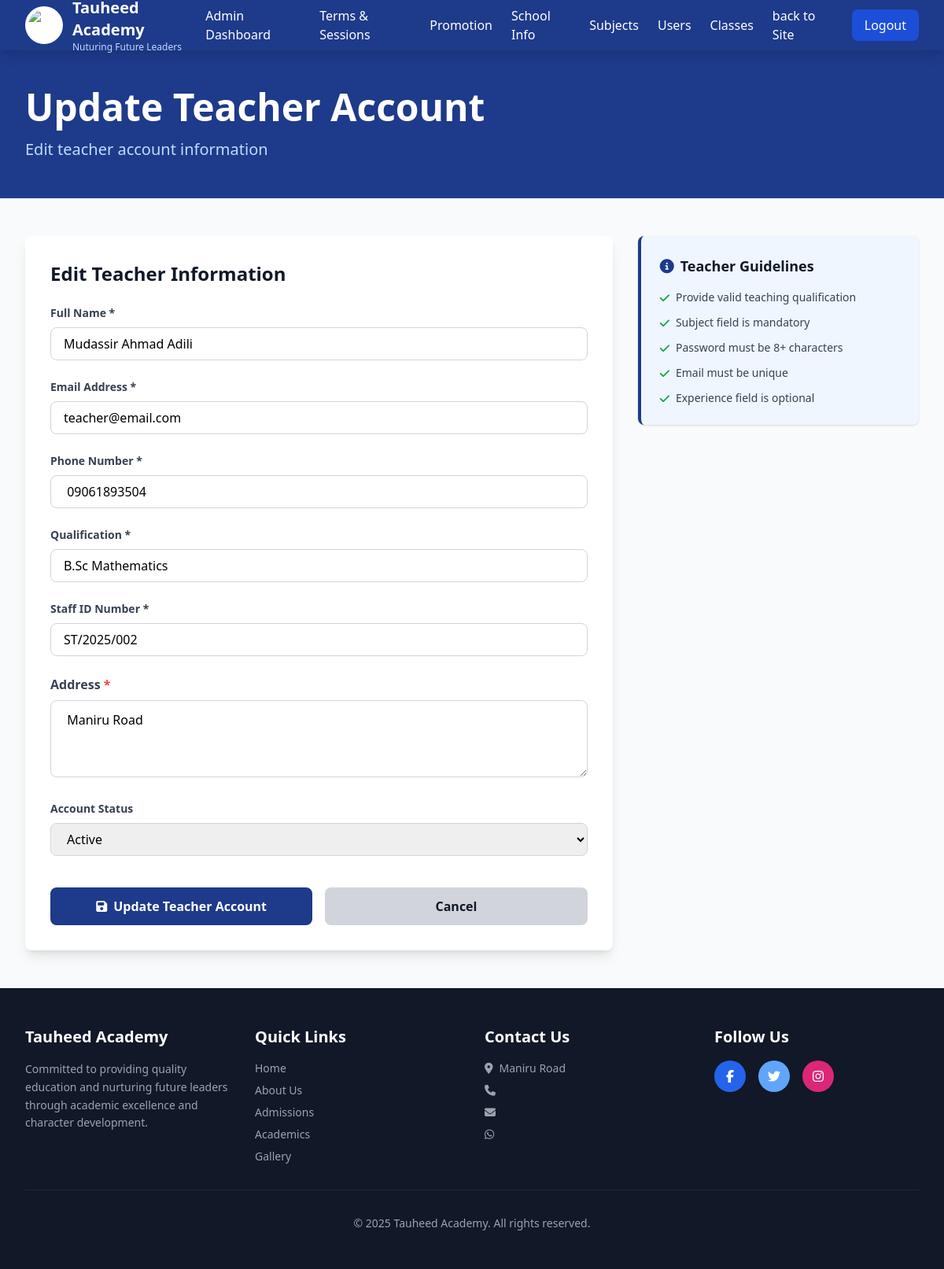
Before: /pages/admin/users-management/teacher-update.php?id=1 with the older database file.
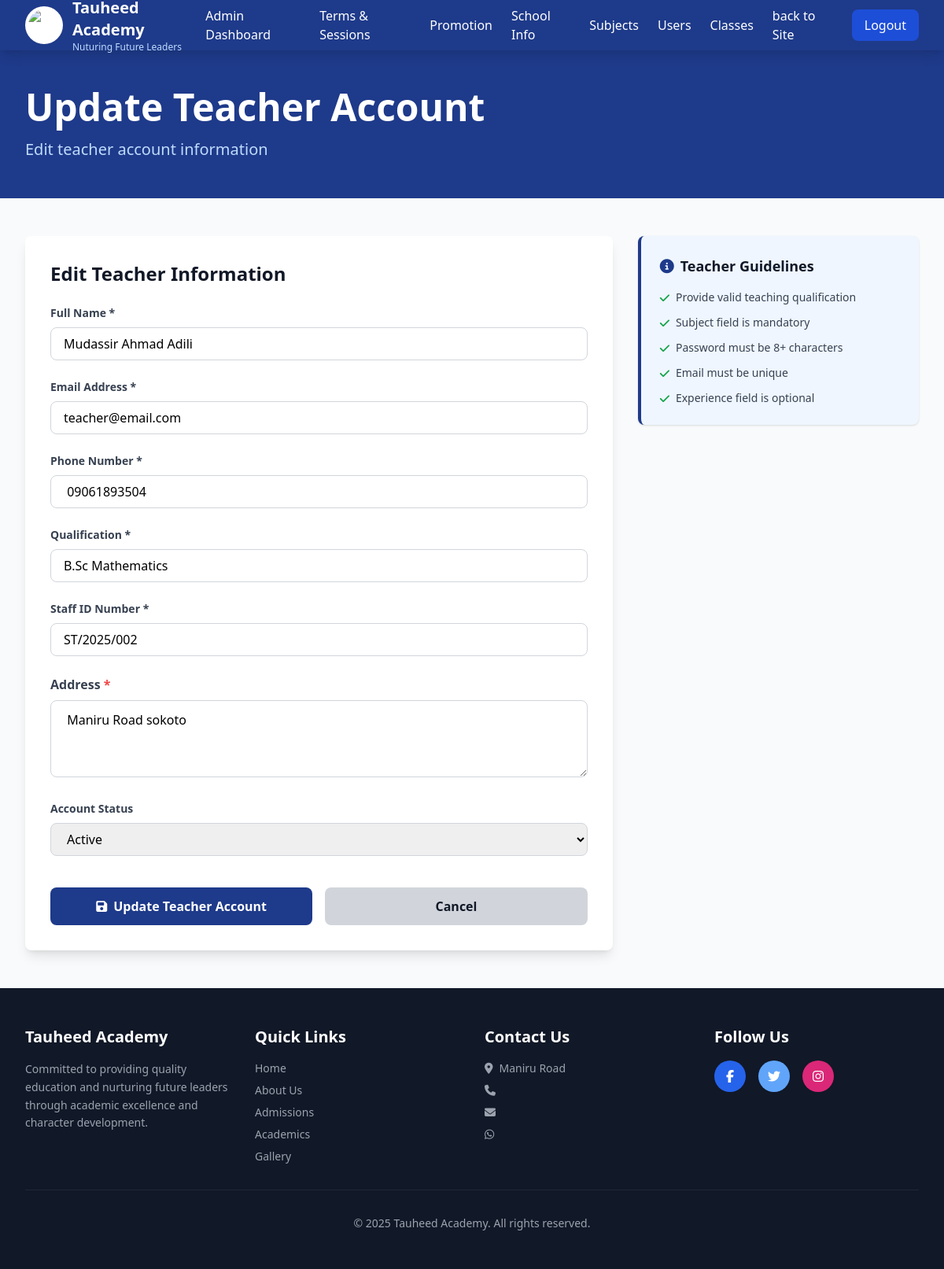
After: the same page with the newer database file.
### tables this page shows
CREATE TABLE `schools` (
  `id` int(11) NOT NULL,
  `name` varchar(150) NOT NULL,
  `motto` varchar(255) DEFAULT NULL,
  `address` varchar(255) DEFAULT NULL,
  `phone` varchar(20) DEFAULT NULL,
  `email` varchar(100) DEFAULT NULL,
  `whatsapp_number` varchar(20) DEFAULT NULL,
  `facebook` varchar(255) DEFAULT NULL,
  `twitter` varchar(255) DEFAULT NULL,
  `instagram` varchar(255) DEFAULT NULL,
  `logo_path` varchar(255) DEFAULT NULL,
  `created_at` timestamp NOT NULL DEFAULT current_timestamp(),
  `updated_at` timestamp NOT NULL DEFAULT current_timestamp() ON UPDATE current_timestamp()
);

CREATE TABLE `teachers` (
  `id` int(11) NOT NULL,
  `name` varchar(100) NOT NULL,
  `email` varchar(100) NOT NULL,
  `phone` varchar(20) DEFAULT NULL,
  `address` varchar(255) DEFAULT NULL,
  `qualification` varchar(150) DEFAULT NULL,
  `staff_no` varchar(50) DEFAULT NULL,
  `status` enum('active','inactive') DEFAULT 'active',
  `picture_path` varchar(255) DEFAULT NULL,
  `password` varchar(255) NOT NULL,
  `reset_token` varchar(50) DEFAULT NULL,
  `created_at` timestamp NOT NULL DEFAULT current_timestamp(),
  `updated_at` timestamp NOT NULL DEFAULT current_timestamp() ON UPDATE current_timestamp()
);

### routes/web.php (called while the page is built, shortened)
<?php
$baseUrl = BASE_URL;

### routes/functions.php (called while the page is built, shortened)
<?php
include(__DIR__ .  '/./web.php');
function route($name)
{
    global $routes;
    if (isset($routes[$name])) {
        return $routes[$name]['url'];
    }
    return '/tauheed-academy-project/';
}

### pages/admin/users-management/teacher-update.php (the view, shortened to what this page needs)
<?php
include(__DIR__ . '/../../../includes/header.php');
if (isset($_GET['id'])) {
    $id = $_GET['id'];
    $stmt = $conn->prepare('SELECT * FROM teachers WHERE id=?');
    $stmt->bind_param('i', $id);
    $stmt->execute();
    $result = $stmt->get_result();
    if ($result->num_rows > 0) {
        $teacher = $result->fetch_assoc();
    } else {
        header('Location: ' .  route('back'));
    }
} else {
    header('Location: ' .  route('back'));
}
?>
<body class="bg-gray-50">
    <?php include(__DIR__ . '/../includes/admins-section-nav.php') ?>
    <section class="bg-blue-900 text-white py-12">
        <div class="max-w-7xl mx-auto px-4 sm:px-6 lg:px-8">
            <h1 class="text-4xl md:text-5xl font-bold mb-4">Update Teacher Account</h1>
            <p class="text-xl text-blue-200">Edit teacher account information</p>
        </div>
    </section>
    <section class="py-12 bg-gray-50">
        <div class="max-w-7xl mx-auto px-4 sm:px-6 lg:px-8">
            <div class="grid md:grid-cols-3 gap-8">
                <div class="md:col-span-2">
                    <div class="bg-white rounded-lg shadow-lg p-8">
                        <h2 class="text-2xl font-bold text-gray-900 mb-6">Edit Teacher Information</h2>
                        <form id="updateTeacherForm" class="space-y-6" method="POST">
                            <div>
                                <label for="fullName" class="block text-sm font-semibold text-gray-700 mb-2">Full Name *</label>
                                <input type="text" id="fullName" name="fullName" class="w-full px-4 py-2 border border-gray-300 rounded-lg focus:outline-none focus:ring-2 focus:ring-blue-900" placeholder="Enter full name" value="<?= $teacher['name'] ?>">
                            </div>
                            <div>
                                <label for="email" class="block text-sm font-semibold text-gray-700 mb-2">Email Address *</label>
                                <input type="email" id="email" name="email" class="w-full px-4 py-2 border border-gray-300 rounded-lg focus:outline-none focus:ring-2 focus:ring-blue-900" placeholder="Enter email address" value="<?= $teacher['email'] ?>">
                            </div>
                            <div>
                                <label for="phone" class="block text-sm font-semibold text-gray-700 mb-2">Phone Number *</label>
                                <input type="tel" id="phone" name="phone" class="w-full px-4 py-2 border border-gray-300 rounded-lg focus:outline-none focus:ring-2 focus:ring-blue-900" placeholder="Enter phone number" value=" <?= $teacher['phone'] ?>">
                            </div>
                            <div>
                                <label for="qualification" class="block text-sm font-semibold text-gray-700 mb-2">Qualification *</label>
                                <input type="text" id="qualification" name="qualification" class="w-full px-4 py-2 border border-gray-300 rounded-lg focus:outline-none focus:ring-2 focus:ring-blue-900" placeholder="e.g., B.Sc Education, M.A" value="<?= $teacher['qualification'] ?>">
                            </div>
                            <div>
                                <label for="staffNumber" class="block text-sm font-semibold text-gray-700 mb-2">Staff ID Number *</label>
                                <input type="tel" id="staffNumber" name="staffNumber" class="w-full px-4 py-2 border border-gray-300 rounded-lg focus:outline-none focus:ring-2 focus:ring-purple-900" placeholder="Enter staff id number" value="<?= $teacher['staff_no'] ?>">
                            </div>
                            <div class="mb-6">
                                <label for="address" class="block text-gray-700 font-semibold mb-2">
                                    Address <span class="text-red-500">*</span>
                                </label>
                                <textarea id="address" name="address" rows="3" class="w-full px-4 py-3 border border-gray-300 rounded-lg focus:outline-none focus:ring-2 focus:ring-blue-900" placeholder="Enter staff address"> <?= $teacher['address'] ?></textarea>
                            </div>
                            <div>
                                <label for="status" class="block text-sm font-semibold text-gray-700 mb-2">Account Status</label>
                                <select id="status" name="status" class="w-full px-4 py-2 border border-gray-300 rounded-lg focus:outline-none focus:ring-2 focus:ring-blue-900">
                                    <option value="active" <?= $teacher['status'] === 'active' ? 'selected' : '' ?>>Active</option>
                                </select>
                            </div>
                            <div class="flex gap-4 pt-4">
                                <button type="submit" class="flex-1 bg-blue-900 text-white py-3 rounded-lg font-semibold hover:bg-blue-800 transition">
                                    <i class="fas fa-save mr-2"></i>Update Teacher Account
                                </button>
                                <a href="<?= route('back') ?>" class="flex-1 bg-gray-300 text-gray-900 py-3 rounded-lg font-semibold hover:bg-gray-400 transition text-center">
                                    Cancel
                                </a>
                            </div>
                        </form>
                    </div>
                </div>
                <div class="md:col-span-1">
                    <div class="bg-blue-50 rounded-lg shadow p-6 border-l-4 border-blue-900">
                        <h3 class="text-lg font-bold text-gray-900 mb-4">
                            <i class="fas fa-info-circle text-blue-900 mr-2"></i>Teacher Guidelines
                        </h3>
                        <ul class="space-y-3 text-sm text-gray-700">
                            <li class="flex gap-2">
                                <i class="fas fa-check text-green-600 mt-1"></i>
                                <span>Provide valid teaching qualification</span>
                            </li>
                            <li class="flex gap-2">
                                <i class="fas fa-check text-green-600 mt-1"></i>
                                <span>Subject field is mandatory</span>
                            </li>
                            <li class="flex gap-2">
                                <i class="fas fa-check text-green-600 mt-1"></i>
                                <span>Password must be 8+ characters</span>
                            </li>
                            <li class="flex gap-2">
                                <i class="fas fa-check text-green-600 mt-1"></i>
                                <span>Email must be unique</span>
                            </li>
                            <li class="flex gap-2">
                                <i class="fas fa-check text-green-600 mt-1"></i>
                                <span>Experience field is optional</span>
                            </li>
                        </ul>
                    </div>
                </div>
            </div>
        </div>
    </section>
    <?php include(__DIR__ . '/../../../includes/footer.php'); ?>
</body>
</html>

### includes/header.php (shortened to what this page needs)
<?php
include(__DIR__ .  '/../routes/functions.php');
$stmt = $conn->prepare('SELECT * FROM schools ORDER BY created_at ASC LIMIT 1');
$stmt->execute();
$result = $stmt->get_result();
$school = $result->fetch_assoc();
?>
<!DOCTYPE html>
<html lang="en">
<head>
    <script src="https://cdn.tailwindcss.com"></script>
    <link rel="stylesheet" href="https://cdnjs.cloudflare.com/ajax/libs/font-awesome/6.5.1/css/all.min.css">
    <link href="https://cdn.jsdelivr.net/npm/tom-select/dist/css/tom-select.css" rel="stylesheet">
</head>

### pages/admin/includes/admins-section-nav.php (shortened to what this page needs)
<nav class="bg-blue-900 text-white sticky top-0 z-50 shadow-lg">
    <div class="max-w-7xl mx-auto px-4 sm:px-6 lg:px-8">
        <div class="flex justify-between items-center h-16">
            <div class="flex items-center gap-3">
                <img src="/placeholder.svg?height=50&width=50" alt="School Logo" class="h-12 w-12 rounded-full bg-white p-1">
                <div>
                    <h1 class="text-xl font-bold"><?= $school['name'] ?? 'Tauheed Academy' ?></h1>
                    <p class="text-xs text-blue-200"><?= $school['motto']; ?></p>
                </div>
            </div>
            <div class="hidden md:flex items-center gap-6">
                <a href="<?= route('admin-section'); ?>" class="hover:text-blue-300 transition">Admin Dashboard</a>
                <a href="<?= route('term-session-management'); ?>" class="hover:text-blue-300 transition">Terms & Sessions</a>
                <a href="<?= route('promotion'); ?>" class="hover:text-blue-300 transition">Promotion</a>
                <a href="<?= route('school-info') ?>" class="hover:text-blue-300 transition">School Info</a>
                <a href="<?= route('subjects-management') ?>" class="hover:text-blue-300 transition">Subjects</a>
                <a href="<?= route('users-management') ?>" class="hover:text-blue-300 transition">Users</a>
                <a href="<?= route('class-arm-section-management') ?>" class="hover:text-blue-300 transition">Classes</a>
                <a href="<?= route('home') ?>" class="hover:text-blue-300 transition">back to Site</a>
                <a href="<?= route('logout') ?>"> <button class="bg-blue-700 hover:bg-blue-800 px-4 py-2 rounded-lg transition">Logout</button></a>
            </div>
        </div>
    </div>
</nav>

### includes/footer.php (shortened to what this page needs)
<footer class="bg-gray-900 text-white py-12">
    <div class="max-w-7xl mx-auto px-4 sm:px-6 lg:px-8">
        <div class="grid grid-cols-1 md:grid-cols-4 gap-8">
            <div>
                <h3 class="text-xl font-bold mb-4"><?= $school['name'] ?? 'Tauheed Academy' ?></h3>
                <p class="text-gray-400 text-sm leading-relaxed">
                    Committed to providing quality education and nurturing future leaders through academic excellence and character development.
                </p>
            </div>
            <div>
                <h3 class="text-xl font-bold mb-4">Quick Links</h3>
                <ul class="space-y-2 text-sm">
                    <li><a href="<?= route('home') ?>" class="text-gray-400 hover:text-white transition">Home</a></li>
                    <li><a href="pages/about.html" class="text-gray-400 hover:text-white transition">About Us</a></li>
                    <li><a href="pages/admissions.html" class="text-gray-400 hover:text-white transition">Admissions</a></li>
                    <li><a href="pages/academics.html" class="text-gray-400 hover:text-white transition">Academics</a></li>
                    <li><a href="pages/gallery.html" class="text-gray-400 hover:text-white transition">Gallery</a></li>
                </ul>
            </div>
            <div>
                <h3 class="text-xl font-bold mb-4">Contact Us</h3>
                <ul class="space-y-2 text-sm text-gray-400">
                    <li><i class="fas fa-map-marker-alt mr-2"></i><?= $school['address'] ?? '' ?></li>
                    <li><i class="fas fa-phone mr-2"></i><?= $school['phone'] ?? '' ?></li>
                    <li><i class="fas fa-envelope mr-2"></i><?= $school['email'] ?? '' ?></li>
                    <li><i class="fab fa-whatsapp mr-2"></i><?= $school['whatsapp_number'] ?? '' ?></li>
                </ul>
            </div>
            <div>
                <h3 class="text-xl font-bold mb-4">Follow Us</h3>
                <div class="flex gap-4">
                    <a href="<?= $school['facebook'] ?? '#' ?>" class="bg-blue-600 hover:bg-blue-700 w-10 h-10 rounded-full flex items-center justify-center transition">
                        <i class="fab fa-facebook-f"></i>
                    </a>
                    <a href="<?= $school['twitter'] ?? '#' ?>" class="bg-blue-400 hover:bg-blue-500 w-10 h-10 rounded-full flex items-center justify-center transition">
                        <i class="fab fa-twitter"></i>
                    </a>
                    <a href="<?= $school['instagram'] ?? '#' ?>" class="bg-pink-600 hover:bg-pink-700 w-10 h-10 rounded-full flex items-center justify-center transition">
                        <i class="fab fa-instagram"></i>
                    </a>
                </div>
            </div>
        </div>
        <div class="border-t border-gray-800 mt-8 pt-8 text-center text-gray-400 text-sm">
            <p>&copy; 2025 <?= $school['name'] ?? 'Tauheed Academy' ?>. All rights reserved.</p>
        </div>
    </div>
</footer>

Changed rows visible on the page:
changed teachers "Mudassir Ahmad Adili": address "Maniru Road" → "Maniru Road sokoto"
